Frame 1 (no input): blank canvas, image omitted
Frame 60 (the mouse pressed at the canvas centre just before this capture): blank canvas, image omitted
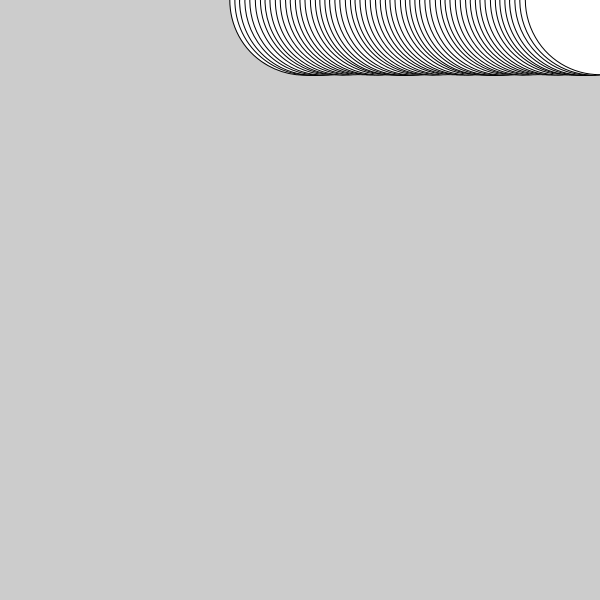
Frame 120 (the mouse held since frame 60 and released just before this capture)

The Processing sketch whose frames 1 and 60 were blank and that drew this single picture after the mouse press (run headless with seeded random() and noise(); from frame 60 on, the mouse is pressed at the canvas centre):

// Processing sketch: fun_with_circles
// ── fun_with_circles.pde
int x = 0;
int y = 0;
float rot = 0;

void setup() {
  size(600,600);
  rectMode(CENTER);
}

void draw() {
  rot+=5;
  x+=5;
  
  translate(x,y);
  rotate(radians(rot)); 
  ellipse(0,0,mouseX/2,mouseY/2);
  
  if (x > width) {
    x = 0;
    y += 100;
  }
  if(y >height){
    background(random(0, 255), random(0, 255), random(0, 255)); 
    y = 0; 
  }
}
